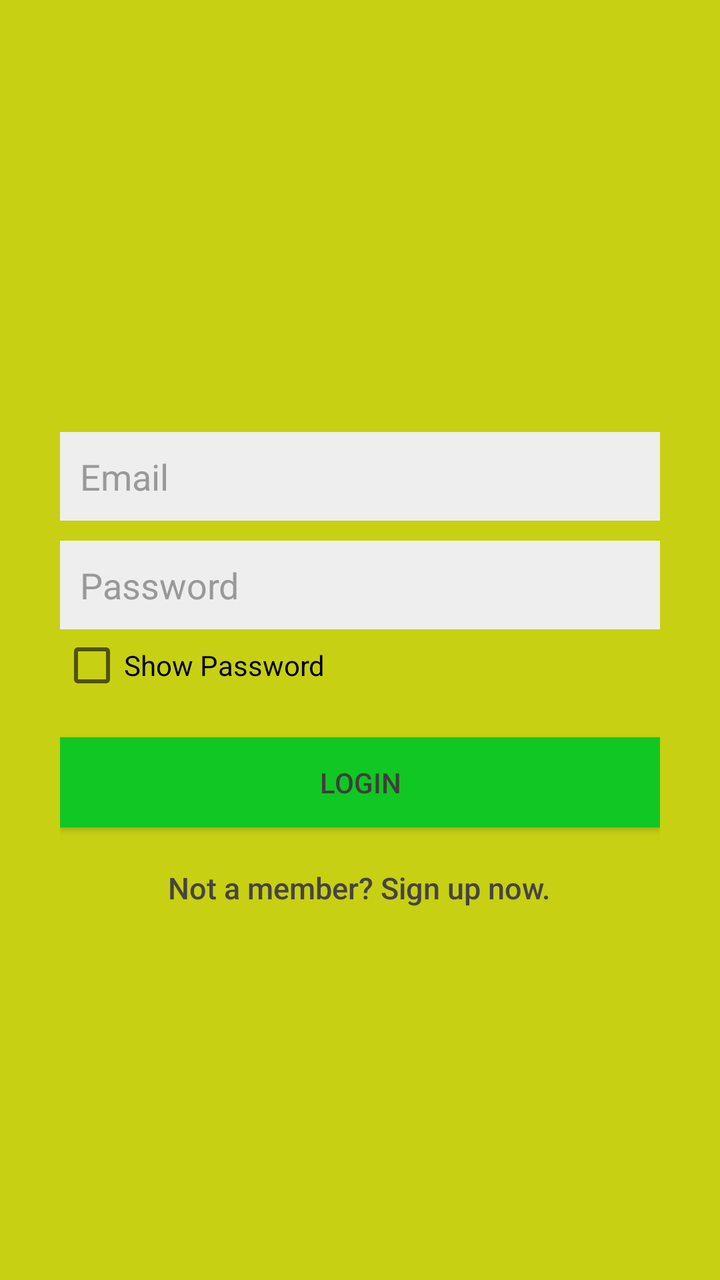
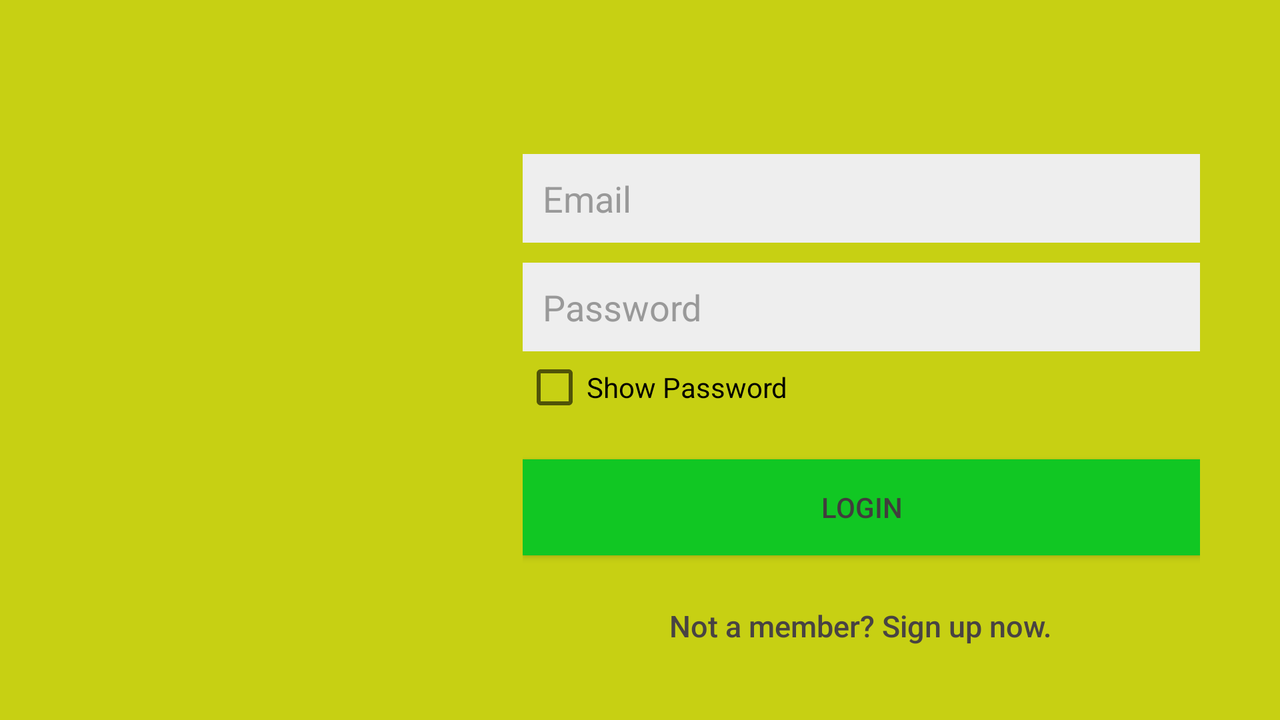

An Android layout and its configuration variant, each rendered on a device that would load it. The default file and the variant file are quoted in full after the pictures.
<!-- AndroidManifest.xml: application theme AppTheme -->
<!-- res/layout/activity_login.xml -->
<?xml version="1.0" encoding="utf-8"?>
<LinearLayout xmlns:android="http://schemas.android.com/apk/res/android"
    android:layout_width="fill_parent"
    android:layout_height="fill_parent"
    android:background="@color/bg_login"
    android:gravity="center"
    android:orientation="vertical"
    android:padding="10dp" >

    <LinearLayout
        android:layout_width="fill_parent"
        android:layout_height="wrap_content"
        android:layout_gravity="center"
        android:orientation="vertical"
        android:paddingLeft="20dp"
        android:paddingRight="20dp">

        <ImageView
            android:layout_width="wrap_content"
            android:layout_height="wrap_content"
            android:layout_gravity="center"
            android:layout_marginBottom="30dp"
            android:contentDescription="@string/ayur_logo"
            android:src="@drawable/ayurmanaha_transparent_logo" />

        <EditText
            android:id="@+id/email"
            android:layout_width="fill_parent"
            android:layout_height="wrap_content"
            android:layout_marginBottom="10dp"
            android:background="@color/input_login_bg"
            android:hint="@string/hint_email"
            android:importantForAutofill="no"
            android:inputType="textEmailAddress"
            android:padding="10dp"
            android:singleLine="true"
            android:textColor="@color/input_login"
            android:textColorHint="@color/input_login_hint" />

        <EditText
            android:id="@+id/password"
            android:layout_width="fill_parent"
            android:layout_height="wrap_content"
            android:layout_marginBottom="2dp"
            android:background="@color/input_login_bg"
            android:hint="@string/passwordStr"
            android:importantForAutofill="no"
            android:inputType="textPassword"
            android:padding="10dp"
            android:singleLine="true"
            android:textColor="@color/input_login"
            android:textColorHint="@color/input_login_hint" />

        <CheckBox
            android:id="@+id/pwd_toggle_chb"
            android:layout_width="wrap_content"
            android:layout_height="wrap_content"
            android:text="@string/show_pwd" />

        

        <Button
            android:id="@+id/btnLogin"
            android:layout_width="fill_parent"
            android:layout_height="wrap_content"
            android:layout_marginTop="20dip"
            android:background="@color/btn_login_bg"
            android:minHeight="45dp"
            android:text="@string/btn_login"
            android:textColor="@color/btn_login" />

        

        <Button
            android:id="@+id/btnLinkToRegisterScreen"
            android:layout_width="wrap_content"
            android:layout_height="wrap_content"
            android:layout_gravity="center"
            android:layout_marginTop="20dip"
            android:background="@null"
            android:minHeight="15dp"
            android:text="@string/btn_link_to_register"
            android:textAllCaps="false"
            android:textColor="@color/lbl_color"
            android:textSize="15sp" />
    </LinearLayout>

</LinearLayout>
<!-- resources referenced by this layout -->
<resources>
  <color name="bg_login">#C7D013</color>
  <color name="btn_login">#413D3D</color>
  <color name="btn_login_bg">#11C723</color>
  <color name="input_login">#222222</color>
  <color name="input_login_bg">#eeeeee</color>
  <color name="input_login_hint">#999999</color>
  <color name="lbl_color">#484343</color>
  <string name="ayur_logo">Ayurmanaha Logo</string>
  <string name="btn_link_to_register" translatable="false">Not a member? Sign up now.</string>
  <string name="btn_login" translatable="false">LOGIN</string>
  <string name="hint_email" translatable="false">Email</string>
  <string name="passwordStr" translatable="false">Password</string>
  <string name="show_pwd">Show Password</string>
  <style name="AppTheme" parent="Theme.AppCompat.Light.DarkActionBar">
          
          <item name="colorPrimary">@color/colorPrimary</item>
          <item name="colorPrimaryDark">@color/colorPrimaryDark</item>
          <item name="colorAccent">@color/colorAccent</item>
      </style>
  <color name="colorPrimary">#795548</color>
  <color name="colorPrimaryDark">#5D4037</color>
  <color name="colorAccent">#FFEB3B</color>
</resources>
<!-- res/layout-land/activity_login.xml (the repository's variant of the layout above) -->
<!-- drawn on the phone turned sideways -->
<?xml version="1.0" encoding="utf-8"?>
<LinearLayout xmlns:android="http://schemas.android.com/apk/res/android"
    android:layout_width="fill_parent"
    android:layout_height="fill_parent"
    android:background="@color/bg_login"
    android:gravity="center"
    android:orientation="horizontal"
    android:padding="10dp" >

    <ImageView
        android:layout_width="0dp"
        android:layout_height="wrap_content"
        android:layout_gravity="center"
        android:layout_marginStart="20dp"
        android:layout_marginEnd="12dp"
        android:layout_weight="3"
        android:contentDescription="@string/ayur_logo"
        android:src="@drawable/ayurmanaha_transparent_logo" />

    <LinearLayout
        android:layout_width="0dp"
        android:layout_weight="6"
        android:layout_height="wrap_content"
        android:layout_marginTop="20dp"
        android:layout_marginStart="10dp"
        android:layout_marginEnd="10dp"
        android:layout_gravity="center"
        android:orientation="vertical"
        android:paddingLeft="20dp"
        android:paddingRight="20dp" >

        <EditText
            android:id="@+id/email"
            android:layout_width="fill_parent"
            android:layout_height="wrap_content"
            android:layout_marginBottom="10dp"
            android:background="@color/input_login_bg"
            android:hint="@string/hint_email"
            android:inputType="textEmailAddress"
            android:padding="10dp"
            android:singleLine="true"
            android:textColor="@color/input_login"
            android:textColorHint="@color/input_login_hint"
            android:importantForAutofill="no" />

        <EditText
            android:id="@+id/password"
            android:layout_width="fill_parent"
            android:layout_height="wrap_content"
            android:layout_marginBottom="2dp"
            android:background="@color/input_login_bg"
            android:hint="@string/passwordStr"
            android:importantForAutofill="no"
            android:inputType="textPassword"
            android:padding="10dp"
            android:singleLine="true"
            android:textColor="@color/input_login"
            android:textColorHint="@color/input_login_hint" />

        <CheckBox
            android:id="@+id/pwd_toggle_chb"
            android:layout_width="wrap_content"
            android:layout_height="wrap_content"
            android:text="@string/show_pwd" />

        

        <Button
            android:id="@+id/btnLogin"
            android:layout_width="fill_parent"
            android:layout_height="wrap_content"
            android:layout_marginTop="20dip"
            android:background="@color/btn_login_bg"
            android:text="@string/btn_login"
            android:textColor="@color/btn_login" />

        

        <Button
            android:id="@+id/btnLinkToRegisterScreen"
            android:layout_width="wrap_content"
            android:layout_height="wrap_content"
            android:layout_gravity="center"
            android:layout_marginTop="25dip"
            android:background="@null"
            android:minHeight="15dp"
            android:text="@string/btn_link_to_register"
            android:textAllCaps="false"
            android:textColor="@color/lbl_color"
            android:textSize="15sp" />
    </LinearLayout>
</LinearLayout>
